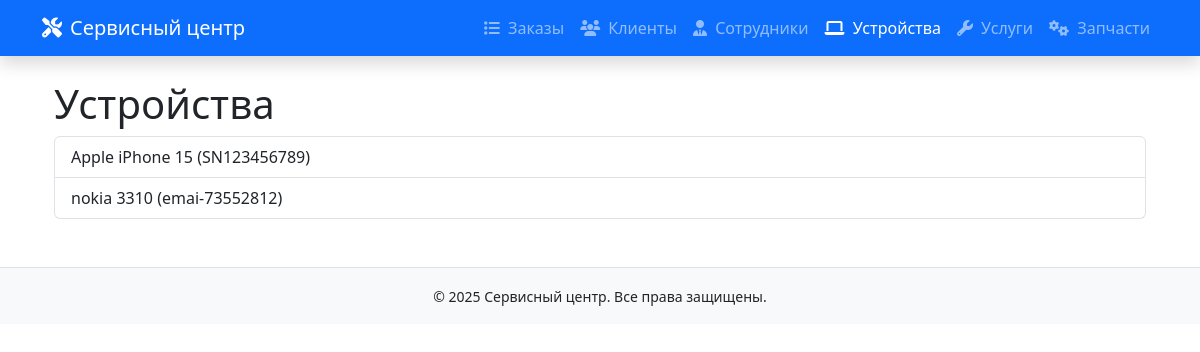
Screenshot of /serv/devices/ with the database file from the repository.
### SAMserv/models.py (models this page shows, shortened)
class Device(models.Model):
    brand = models.CharField(max_length=50)
    model = models.CharField(max_length=50)
    serial_number = models.CharField(max_length=50)
    appearance = models.TextField()

### SAMserv/views.py (the view)
# urls.py: path('devices/', views.device_list, name='device-list'),
def device_list(request):
    devices = Device.objects.all()
    return render(request, 'devices/device_list.html', {'devices': devices})

### SAMserv/templates/devices/device_list.html (shortened to what this page needs)
{% extends 'base.html' %}
{% block content %}
<div class="container">
    <h1>Устройства</h1>
    <ul class="list-group">
        {% for dev in devices %}
            <li class="list-group-item">
                {{ dev.brand }} {{ dev.model }} ({{ dev.serial_number }})
            </li>
        {% empty %}
            <li class="list-group-item">Нет устройств</li>
        {% endfor %}
    </ul>
</div>
{% endblock %}

### rows the page displays
Device: brand "Apple", model "iPhone 15", serial_number "SN123456789"
Device: brand "nokia", model "3310", serial_number "emai-73552812"
